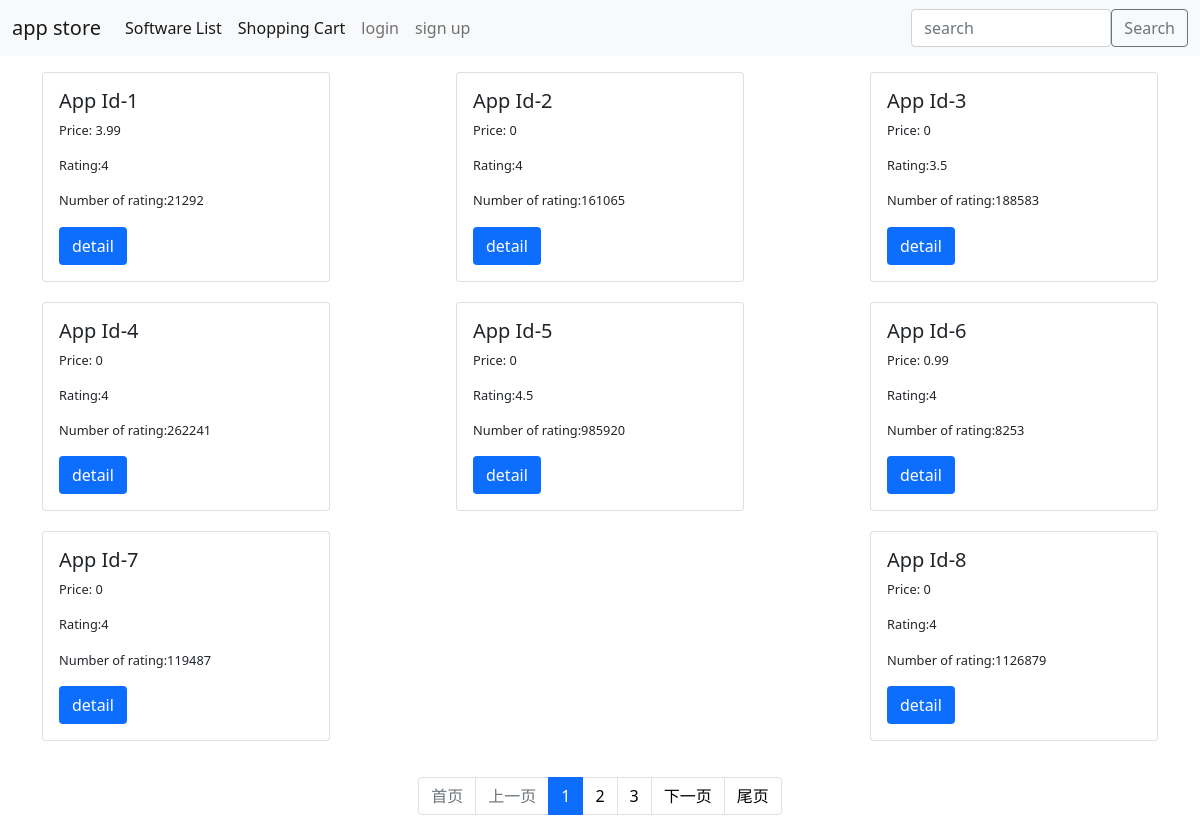
The page / on the database its author committed.
### parse_data/models.py (models this page shows, shortened)
class Product(models.Model):
    id = models.AutoField(primary_key=True)
    currency = models.CharField(max_length=10)
    price = models.CharField(max_length=10)
    rating_count_tot = models.CharField(max_length=10)
    user_rating = models.CharField(max_length=10)
    class Meta:
        db_table = 'product'

### product/views.py (the view)
# urls.py: path('', views.index, name='index'),
def index(request):
    products_list = Product.objects.all().order_by('id')
    search_query = request.GET.get('search_query')
    if search_query is not None:
        search_query_digits = re.findall(r'\d+', search_query)
        if search_query_digits:
            search_query = int(search_query_digits[0])
        else:
            search_query = None
    search_field = 'id'
    if search_query:
        products_list = products_list.filter(**{f"{search_field}__icontains": search_query})
    paginator = Paginator(products_list, 8)  # Display 8 products per page
    page = request.GET.get('page') or 1  # If the requested page number is not set or is an empty string, set to 1
    try:
        products = paginator.page(page)
    except PageNotAnInteger:
        products = paginator.page(1)
    except EmptyPage:
        products = paginator.page(paginator.num_pages)
    return render(request, 'index.html', {'products':products,'search_query': search_query})

### product/templates/index.html (shortened to what this page needs)
<!DOCTYPE html>
<html>
<head>
  <link rel="stylesheet" href="https://cdn.jsdelivr.net/npm/bootstrap@5.1.3/dist/css/bootstrap.min.css">
</head>
<body>
  <nav class="navbar navbar-expand-lg navbar-light bg-light mx-auto" style="width: 100%;">
    <div class="container-fluid">
      <a class="navbar-brand" href="/">app store</a>
      <div class="collapse navbar-collapse" id="navbarNav">
        <ul class="navbar-nav">
          <li class="nav-item">
            <a class="nav-link active" aria-current="page" href="/">Software List</a>
          </li>
          <li class="nav-item">
            <a class="nav-link active" aria-current="page" href="/order/shoppingCart">Shopping Cart</a>
          </li>
            {% if request.COOKIES.userid %}
                    <li class="nav-item">
                        <a class="nav-link active" aria-current="page" href="/order/shoppingCart">My order</a>
                    </li>
                                        <li class="nav-item">
                        <a class="nav-link" href="/order"><strong>{{ request.COOKIES.username }}</strong></a>
                    </li>
                    <li class="nav-item">
                        <a class="nav-link" href="/useradmin/logout">logout</a>
                    </li>
          {% else %}
                    <li class="nav-item">
                        <a class="nav-link" href="/useradmin/login">login</a>
                    </li>
                    <li class="nav-item">
                        <a class="nav-link" href="/useradmin/signup">sign up</a>
                    </li>
          {% endif %}
        </ul>
      </div>
      <form class="d-flex align-items-center" method="get" action="/search">
          <input class="form-control me-6" type="search" name="search_query" placeholder="search" aria-label="search" style="height: 38px; width: 200px;">
          <div class="input-group-append">
              <button class="btn btn-outline-secondary" type="submit">Search</button>
          </div>
      </form>
    </div>
  </nav>
  <div class="container my-3" style="display: flex; flex-wrap: wrap; justify-content:space-between">
    {% for item in products %}
    <div class="row row-cols-1 row-cols-md-4 g-4" style="margin-bottom: 20px;">
      <div class="col">
        <div class="card h-100">
          <div class="card-body">
            <h5 class="card-title">App Id-{{item.id}}</h5>
            <p class="card-text">Price: {{item.price}}</p>
            <p class="card-text">Rating:{{item.user_rating}} </p>
            <p class="card-text">Number of rating:{{item.rating_count_tot}}</p>
            <a href="/detail/{{item.id}}" class="btn" style="background-color:#0d6efd;color: #fff;">detail</a>
          </div>
        </div>
      </div>
    </div>
    {% endfor %}
    </div>
  <div class="pagination-container">
    <nav aria-label="Page navigation">
        <ul class="pagination justify-content-center">
            <li class="page-item {% if not products.has_previous %}disabled{% endif %}">
                <a class="page-link" href="?{% if search_query %}search_query={{ search_query|urlencode }}&{% endif %}{% if category_query %}category={{ category_query|urlencode }}&{% endif %}page=1">首页</a>
            </li>
            <li class="page-item {% if not products.has_previous %}disabled{% endif %}">
                {% if products.has_previous %}
                    <a class="page-link" href="?{% if search_query %}search_query={{ search_query|urlencode }}&{% endif %}{% if category_query %}category={{ category_query|urlencode }}&{% endif %}page={{ products.previous_page_number }}">上一页</a>
                {% else %}
                    <a class="page-link" href="?{% if search_query %}search_query={{ search_query|urlencode }}&{% endif %}{% if category_query %}category={{ category_query|urlencode }}&{% endif %}page=1">上一页</a>
                {% endif %}
            </li>
            {% with num_pages=products.paginator.num_pages current_page=products.number %}
            {% for i in products.paginator.page_range %}
                {% if i|add:-2 <= current_page and i|add:2 >= current_page %}
                    <li class="page-item {% if products.number == i %}active{% endif %}">
                        <a class="page-link" href="?{% if search_query %}search_query={{ search_query|urlencode }}&{% endif %}{% if category_query %}category={{ category_query|urlencode }}&{% endif %}page={{ i }}">{{ i }}</a>
                    </li>
                {% endif %}
            {% endfor %}
            {% endwith %}
            <li class="page-item {% if not products.has_next %}disabled{% endif %}">
                <a class="page-link" href="?{% if search_query %}search_query={{ search_query|urlencode }}&{% endif %}{% if category_query %}category={{ category_query|urlencode }}&{% endif %}page={{ products.paginator.num_pages }}">下一页</a>
            </li>
            <li class="page-item {% if not products.has_next %}disabled{% endif %}">
                <a class="page-link" href="?{% if search_query %}search_query={{ search_query|urlencode }}&{% endif %}{% if category_query %}category={{ category_query|urlencode }}&{% endif %}page={{ products.paginator.num_pages }}">尾页</a>
            </li>
        </ul>
    </nav>
  </div>
</body>
</html>

### product/templates/index.html (style rules this page uses)
.card { width: 18rem; height: 22rem; font-size: 0.8rem; }
.pagination a { color: black; }
.pagination-container { display: flex; flex-direction: column; justify-content: flex-end; align-items: center;  margin: 0; }

### rows shown on the page
Product: id "1", price "3.99", user_rating "4", rating_count_tot "21292"
Product: id "2", price "0", user_rating "4", rating_count_tot "161065"
Product: id "3", price "0", user_rating "3.5", rating_count_tot "188583"
Product: id "4", price "0", user_rating "4", rating_count_tot "262241"
Product: id "5", price "0", user_rating "4.5", rating_count_tot "985920"
Product: id "6", price "0.99", user_rating "4", rating_count_tot "8253"
Product: id "7", price "0", user_rating "4", rating_count_tot "119487"
Product: id "8", price "0", user_rating "4", rating_count_tot "1126879"

### other values the page prints
{{ i }} "1" "2" "3"
